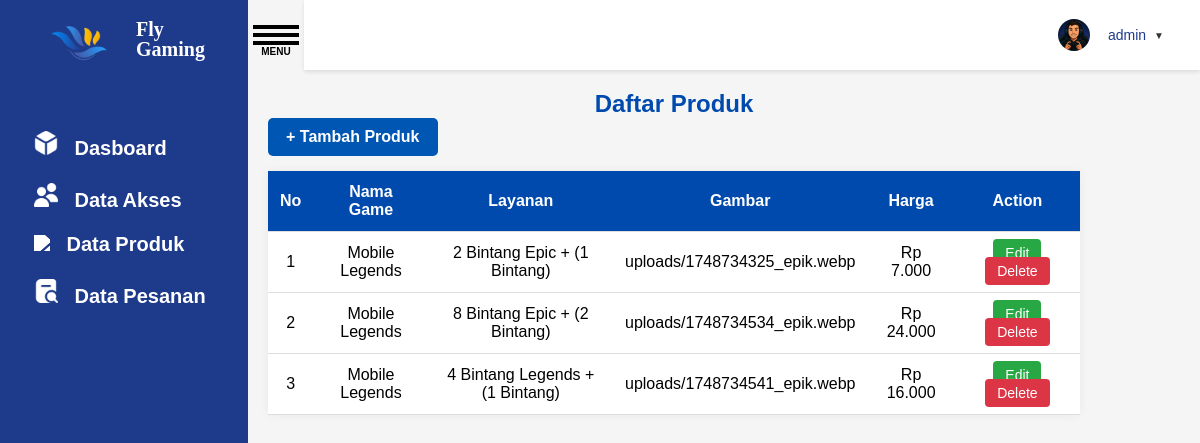
The app's page /data_produk.php (signed in) with its own data.
### tables this page shows
CREATE TABLE `produk` (
  `id` int(11) NOT NULL,
  `nama_produk` varchar(100) DEFAULT NULL,
  `layanan` varchar(100) DEFAULT NULL,
  `gambar` varchar(255) NOT NULL,
  `harga` int(11) DEFAULT NULL
);

### saldo_navbar.php (called while the page is built, shortened)
<?php
$username = $_SESSION['username'];
$foto = $_SESSION['foto'];
?>

### data_produk.php (the view, shortened to what this page needs)
<?php include 'saldo_navbar.php'; ?>
<?php
include 'koneksi.php';
?>
<!DOCTYPE html>
<html>
<head>
</head>
<link rel="stylesheet" type="text/css" href="css/style_data_produk.css">
<link rel="stylesheet" type="text/css" href="css/style_dropdown.css">
<body>
    <div class="container">
        <div class="sidebar">
            <div class="header-logo">
                <div class="item-logo">
                    <a href="#">
                        <img src="img/logo.png" class="logo">
                    </a>
                    <span class="nama-logo">Fly Gaming</span>
                </div>
            </div>
            <div class="main">
            <div class="list-item">
                <a href="dasboard.php">
                    <img src="img/dasboard.png" class="icon" active>
                    <span class="deskripsi">Dasboard</span>
                </a>
            </div>
            <div class="list-item">
                <a href="data_akses.php">
                    <img src="img/user2.png" class="icon" active>
                    <span class="deskripsi">Data Akses</span>
                </a>
            </div>
            <div class="list-item">
                <a href="data_produk.php">
                    <img src="img/produk.png" class="icon">
                    <span class="deskripsi">Data Produk</span>
                </a>
            </div>
            <div class="list-item">
                <a href="data_pesanan.php">
                    <img src="img/search-alt.png" class="icon">
                    <span class="deskripsi">Data Pesanan</span>
                </a>
            </div>
        </div>
        </div>
        <div class="content">
            <div id="menu-button">
                <label for="menu-checkbox" id="menu-label">
                    <div id="hamburger">
                    </div>
                </label>
            </div>
            <div class="navbar">
                <div class="user-dropdown">
                <div class="profil">
                    <button class="dropdown-toggle">
                    <img src="<?= htmlspecialchars($foto) ?>" class="profil-pic">
                    <span class="profil-nama"><?= htmlspecialchars($username) ?></span>
                    <span class="dropdown-arrow">▼</span>
                </button>
                </div>
            </div>
            </div>
            <div class="grid">
        <div class="header-riwayat">
              <h2>Daftar Produk</h2>
                  <a href="tambah_produk.php" class="btn-tambah">+ Tambah Produk</a>
    <table class="tabel-produk">
        <thead>
            <tr>
                <th>No</th>
                <th>Nama Game</th>
                <th>Layanan</th>
                <th>Gambar</th>
                <th>Harga</th>
                <th>Action</th>
            </tr>
        </thead>
        <tbody>
        <?php
        $no = 1;
        $query = "SELECT * FROM produk";
        $result = $koneksi->query($query);
        if ($result->num_rows > 0) {
            while ($row = $result->fetch_assoc()) {
                echo "<tr>";
                echo "<td>" . $no++ . "</td>";
                echo "<td>" . htmlspecialchars($row['nama_produk']) . "</td>";
                echo "<td>" . htmlspecialchars($row['layanan']) . "</td>";
                echo "<td>" . htmlspecialchars($row['gambar']) . "</td>";
                echo "<td>Rp " . number_format($row['harga'], 0, ',', '.') . "</td>";
                echo "<td>
                        <a href='edit_produk.php?id=" . $row['id'] . "' class='btn-edit'>Edit</a>
                        <a href='delete_produk.php?id=" . $row['id'] . "' class='btn-delete' onclick=\"return confirm('Yakin ingin menghapus?')\">Delete</a>
                      </td>";
                echo "</tr>";
            }
        } else {
            echo "<tr><td colspan='6'>Tidak ada data produk.</td></tr>";
        }
        ?>
        </tbody>
    </table>
        </div>
</body>
</html>

### css/style_data_produk.css (style rules this page uses)
* { font-family: 'Ubuntu', sans-serif; padding: 0; margin: 0; }
.container { display: flex; min-height: 100vh; }
.navbar { position: fixed; top: 0; left: 304px; right: 0; height: 70px; background-color: white; box-shadow: 0 2px 4px rgba(0,0,0,0.1); display: flex; justify-content: flex-end; align-items: center; padding: 0 24px; z-index: 99; transition: all 0.3s ease; }
.sidebar { background-color: #1e3a8a; width: 260px; padding: 24px; display: flex; box-sizing: border-box; flex-direction: column; transition: all ease-in .3s; }
.content { background-color: whitesmoke; width: 100%; height: 100vh; overflow: auto; }
.nama-logo { font-family: 'Ubuntu'; height: 200px; font-style: normal; font-weight: 700; font-size: 20px; line-height: 20px; color: white; }
.sidebar a { text-decoration: none; }
.item-logo { display: flex; flex-direction: row; align-items: center; width: 200px; padding: 12px 10px; height: 40px; box-sizing: border-box; }
.logo { align-items: center; width: 90px; height: 90px; margin-right: 12px; }
.nama-logo { align-items: center; margin-top: 150px; }
.main { margin-top: 55px; }
.list-item { display: flex; flex-direction: row; align-items: center; padding: 12px 10px; border-radius: 8px; box-sizing: border-box; }
.list-item .deskripsi { font-weight: bold; font-size: 20px; }
.deskripsi { font-style: normal; font-weight: 400; font-size: 18px; line-height: 18px; text-align: center; color: white; }
.icon { width: 18px; margin-right: 12px; }
.sidebar .icon { filter: brightness(0) invert(1); width: 24px; height: auto; }
#menu-button { width: 46px; position: absolute; overflow: hidden; margin-left: 5px; margin-top: 25px; }
#menu-label { position: relative; display: block; height: 100px; cursor: pointer; }
#hamburger,#menu-label:after,#menu-label:before { position: absolute; left: 0; width: 100%; height: 4px; background-color: black; }
#menu-label:after,#menu-label:before { content: ""; transition: 0.4s cubic-bezier(0.075, 0.82, 0.165, 1) left; }
#menu-label:before { top: 0; }
#menu-label:after { top: 8px; }
#hamburger { top: 16px; }
#hamburger:before { font-size: 10px; content: "MENU"; position: absolute; top: 5px; right: 0; left: 0; color: black; font-weight: bold; text-align: center; bottom: 20px; }
.profil { display: flex; align-items: center; }
.profil-pic { width: 32px; height: 32px; border-radius: 50%; margin-left: 15px; margin-right: 10px; }
.profil-nama { font-weight: 500; color: #1e3a8a; }
.grid { padding: 20px; margin-top: 70px; margin-right: 100px; display: grid; grid-template-columns: 1fr; gap: 16px; }
.header-logo { display: flex; align-items: center; }
h2 { color: #004aad; text-align: center; }
table { width: 100%; border-collapse: collapse; background-color: #ffffff; box-shadow: 0 0 10px rgba(0,0,0,0.05); }
th, td { padding: 12px; text-align: center; border-bottom: 1px solid #ddd; }
th { background-color: #004aad; color: white; }
.btn-edit, .btn-delete { text-decoration: none; padding: 6px 12px; border-radius: 4px; font-size: 14px; margin: 0 2px; }
.btn-edit { background-color: #28a745; color: white; }
.btn-delete { background-color: #dc3545; color: white; }
.btn-tambah { display: inline-block; background-color: #0056b3; color: white; padding: 10px 18px; border-radius: 5px; text-decoration: none; font-weight: bold; margin-bottom: 15px; transition: background-color 0.3s ease; }

### css/style_dropdown.css (style rules this page uses)
.user-dropdown { position: relative; display: inline-block; margin-left: 15px; }
.dropdown-toggle { background-color: transparent; color: #333; padding: 8px 12px; border: none; border-radius: 5px; cursor: pointer; font-size: 14px; display: flex; align-items: center; gap: 8px; }
.dropdown-arrow { font-size: 10px; }
.navbar { display: flex; align-items: center; gap: 15px; }
.profil { display: flex; align-items: center; gap: 8px; }

### records on screen
produk: nama_produk "Mobile Legends", layanan "2 Bintang Epic + (1 Bintang)", gambar "uploads/1748734325_epik.webp", harga "7.000"
produk: nama_produk "Mobile Legends", layanan "8 Bintang Epic + (2 Bintang)", gambar "uploads/1748734534_epik.webp", harga "24.000"
produk: nama_produk "Mobile Legends", layanan "4 Bintang Legends + (1 Bintang)", gambar "uploads/1748734541_epik.webp", harga "16.000"

### other values on screen
$username "admin"
